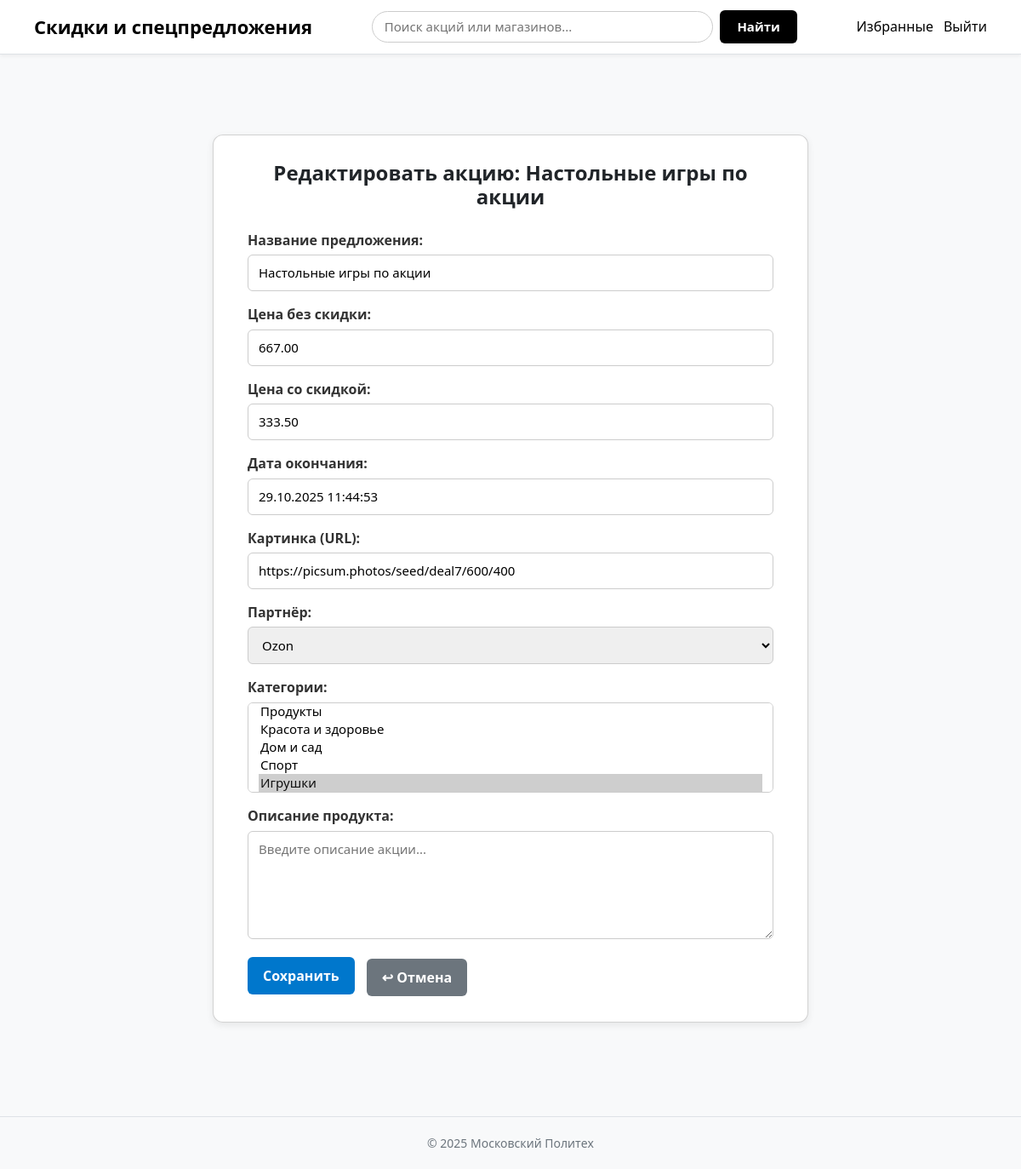
Before: /deal/7/edit/ (signed in) with the older database file.
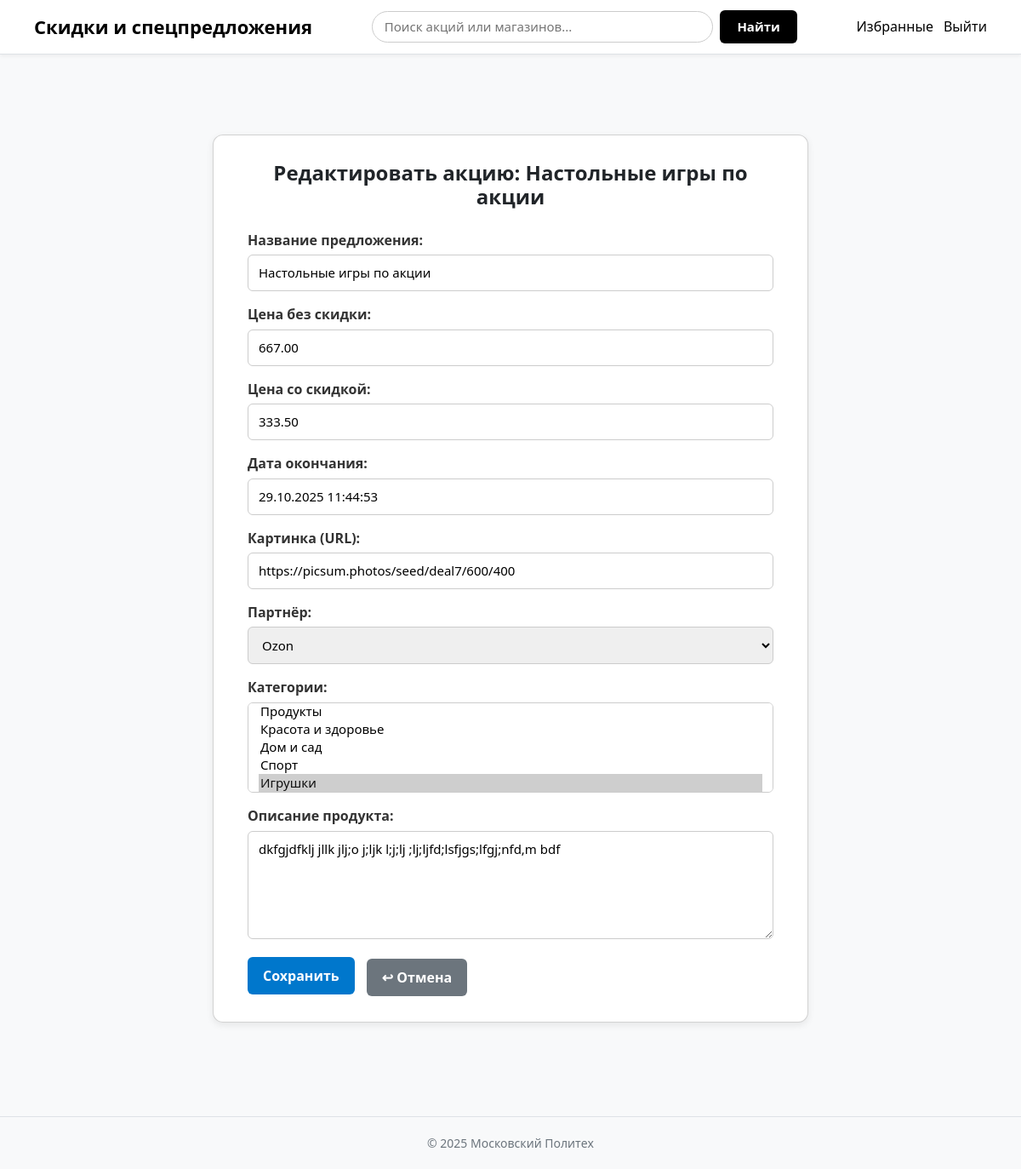
After: the same page with the newer database file.
### discounts/models.py (models this page shows, shortened)
class Deal(models.Model):
    title = models.CharField("Название предложения", max_length=255)
    merchant = models.ForeignKey(Merchant, on_delete=models.CASCADE, verbose_name="Партнёр")
    price_original = models.DecimalField("Цена без скидки", max_digits=10, decimal_places=2)
    price_discount = models.DecimalField("Цена со скидкой", max_digits=10, decimal_places=2)
    starts_at = models.DateTimeField("Дата начала", null=True, blank=True)
    expires_at = models.DateTimeField("Дата окончания", null=True, blank=True)
    created_at = models.DateTimeField("Дата создания", auto_now_add=True)
    categories = models.ManyToManyField("Category", through="DealCategory", verbose_name="Категории")
    image_url = models.URLField("Картинка (URL)", blank=True, default="")
    description = models.TextField("Описание продукта", blank=True, null=True)
    favorited_by = models.ManyToManyField(User, related_name="favorite_deals", blank=True, verbose_name="Добавили в избранное")
    class Meta:
        verbose_name = "Предложение"
        verbose_name_plural = "Предложения"

### discounts/views.py (the view)
# urls.py: path("deal/<int:pk>/edit/", views.deal_edit, name="deal_edit"),
@login_required
def deal_edit(request, pk):
    deal = get_object_or_404(Deal, pk=pk)
    if not request.user.is_staff:
        return redirect("discounts:deal_detail", pk=pk)
    if request.method == "POST":
        form = DealForm(request.POST, request.FILES, instance=deal)
        if form.is_valid():
            form.save()
            return redirect("discounts:deal_detail", pk=deal.pk)
    else:
        form = DealForm(instance=deal)
    return render(request, "deal_edit.html", {"form": form, "deal": deal})

### discounts/forms.py
class DealForm(forms.ModelForm):
    class Meta:
        model = Deal
        fields = [
            "title",
            "price_original",
            "price_discount",
            "expires_at",
            "image_url",
            "merchant",
            "categories",
            "description",
        ]
        widgets = {
            "description": forms.Textarea(attrs={
                "rows": 5,
                "placeholder": "Введите описание акции...",
                "style": "resize: vertical;",
            }),
        }

### discounts/models.py (called while the page is built)
    def __str__(self):
        return self.name

    def __str__(self):
        return self.name

### templates/deal_edit.html (shortened to what this page needs)
{% extends "base.html" %}
{% load static %}
{% block content %}
<link rel="stylesheet" href="{% static 'css/deal_edit.css' %}">
<article class="card card-wide">
  <h2>
    {% if deal %}Редактировать акцию: {{ deal.title }}{% else %}Создать новую акцию{% endif %}
  </h2>
  <form method="post" enctype="multipart/form-data">
    {% for field in form %}
      <p>
        {{ field.label_tag }} {{ field }}
      </p>
    {% endfor %}
    <button type="submit">Сохранить</button>
    {% if deal %}
      <a class="btn" href="{% url 'discounts:deal_detail' deal.pk %}">↩ Отмена</a>
    {% else %}
      <a class="btn" href="{% url 'discounts:home' %}">↩ Отмена</a>
    {% endif %}
  </form>
</article>
{% endblock %}

Changed rows visible on the page:
changed Deal "Настольные игры по акции": description (not shown) → "dkfgjdfklj jllk jlj;o j;ljk l;j;lj ;lj;ljfd;lsfjgs;lfgj;nfd,m bdf"
